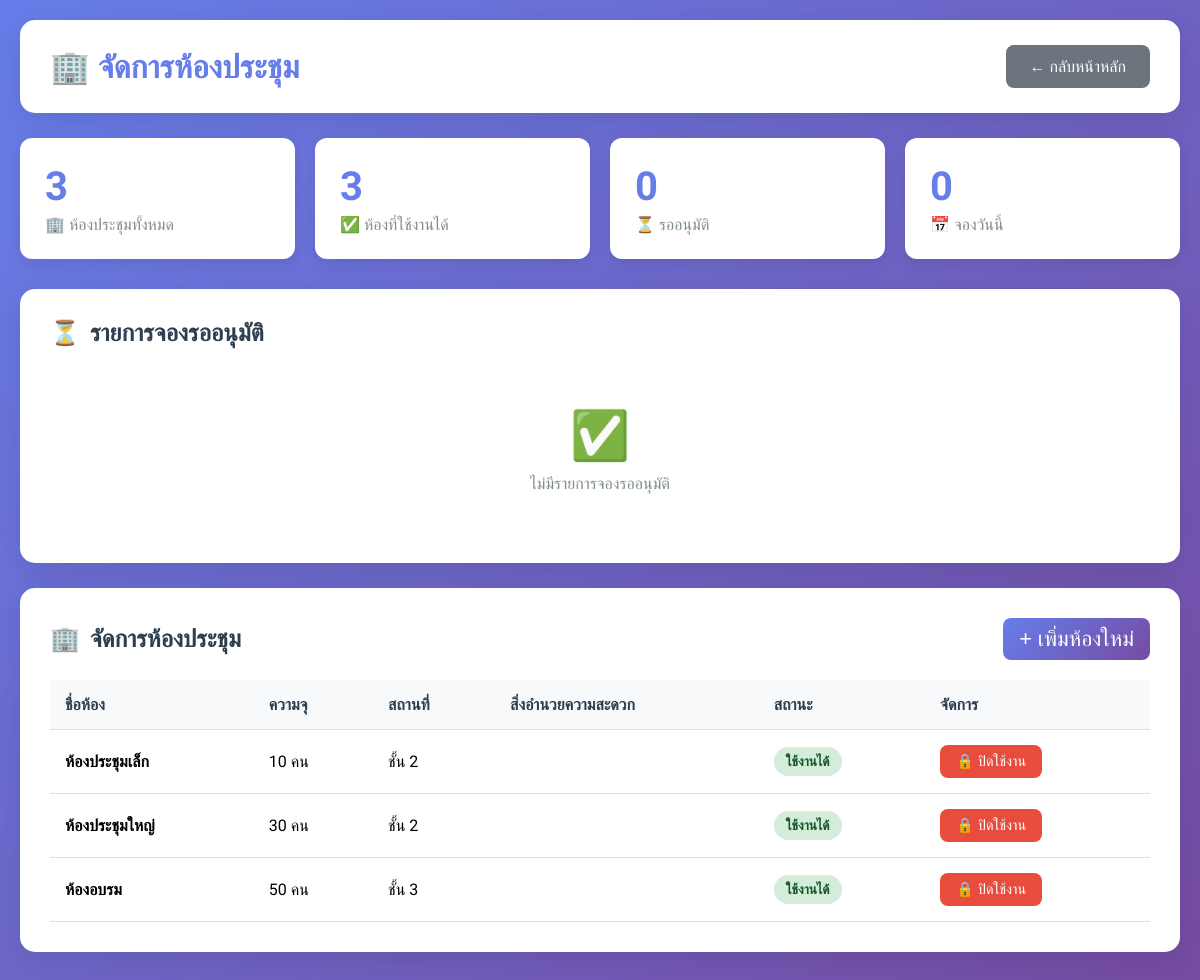
The app's page /admin/meeting-rooms.php (signed in) with its own data.
### tables this page shows
CREATE TABLE meeting_rooms (
        room_id INTEGER PRIMARY KEY AUTOINCREMENT,
        room_name TEXT NOT NULL,
        capacity INTEGER,
        location TEXT,
        amenities TEXT,
        is_active INTEGER DEFAULT 1,
        created_at DATETIME DEFAULT CURRENT_TIMESTAMP
    );

### admin/meeting-rooms.php (the view, shortened to what this page needs)
<?php
$db = getDb();
$rooms = $db->query("SELECT * FROM meeting_rooms ORDER BY room_name");
$stats = [
    'total_rooms' => $db->querySingle("SELECT COUNT(*) FROM meeting_rooms"),
    'active_rooms' => $db->querySingle("SELECT COUNT(*) FROM meeting_rooms WHERE is_active = 1"),
    'pending_bookings' => $db->querySingle("SELECT COUNT(*) FROM bookings WHERE status = 'pending'"),
    'approved_today' => $db->querySingle("SELECT COUNT(*) FROM bookings WHERE status = 'approved' AND booking_date = date('now')")
];
?>
<!DOCTYPE html>
<html lang="th">
<head>
</head>
<body>
    <div class="container">
        <div class="header">
            <h1>🏢 จัดการห้องประชุม</h1>
            <div>
                <a href="dashboard.php" class="btn btn-secondary">← กลับหน้าหลัก</a>
            </div>
        </div>
        <div class="stats-grid">
            <div class="stat-card">
                <div class="stat-value"><?php echo $stats['total_rooms']; ?></div>
                <div class="stat-label">🏢 ห้องประชุมทั้งหมด</div>
            </div>
            <div class="stat-card">
                <div class="stat-value"><?php echo $stats['active_rooms']; ?></div>
                <div class="stat-label">✅ ห้องที่ใช้งานได้</div>
            </div>
            <div class="stat-card">
                <div class="stat-value"><?php echo $stats['pending_bookings']; ?></div>
                <div class="stat-label">⏳ รออนุมัติ</div>
            </div>
            <div class="stat-card">
                <div class="stat-value"><?php echo $stats['approved_today']; ?></div>
                <div class="stat-label">📅 จองวันนี้</div>
            </div>
        </div>
        <div class="section">
            <div class="section-title">
                <span>⏳</span>
                <span>รายการจองรออนุมัติ</span>
            </div>
            <?php
            $pending_array = [];
            ?>
            <?php if (count($pending_array) > 0): ?>
                <table>
                    <thead>
                        <tr>
                            <th>ผู้จอง</th>
                            <th>ห้อง</th>
                            <th>วันที่</th>
                            <th>เวลา</th>
                            <th>จำนวนคน</th>
                            <th>วัตถุประสงค์</th>
                            <th>จัดการ</th>
                        </tr>
                    </thead>
                    <tbody>
                        <?php foreach ($pending_array as $booking): ?>
                            <tr>
                                <td><?php echo htmlspecialchars($booking['user_name']); ?></td>
                                <td><strong><?php echo htmlspecialchars($booking['room_name']); ?></strong></td>
                                <td><?php echo date('d/m/Y', strtotime($booking['booking_date'])); ?></td>
                                <td><?php echo substr($booking['start_time'], 0, 5); ?> - <?php echo substr($booking['end_time'], 0, 5); ?></td>
                                <td><?php echo $booking['num_attendees']; ?> คน</td>
                                <td style="max-width: 200px; overflow: hidden; text-overflow: ellipsis;"><?php echo htmlspecialchars($booking['purpose']); ?></td>
                                <td>
                                    <form method="POST" style="display: inline;">
                                        <input type="hidden" name="action" value="approve_booking">
                                        <input type="hidden" name="booking_id" value="<?php echo $booking['booking_id']; ?>">
                                        <button type="submit" class="btn btn-success btn-sm">✅ อนุมัติ</button>
                                    </form>
                                    <form method="POST" style="display: inline;">
                                        <input type="hidden" name="action" value="reject_booking">
                                        <input type="hidden" name="booking_id" value="<?php echo $booking['booking_id']; ?>">
                                        <button type="submit" class="btn btn-danger btn-sm"
                                                onclick="return confirm('ต้องการไม่อนุมัติการจองนี้ใช่หรือไม่?')">🚫 ไม่อนุมัติ</button>
                                    </form>
                                </td>
                            </tr>
                        <?php endforeach; ?>
                    </tbody>
                </table>
            <?php else: ?>
                <div class="empty-state">
                    <div style="font-size: 3em; margin-bottom: 10px;">✅</div>
                    <p>ไม่มีรายการจองรออนุมัติ</p>
                </div>
            <?php endif; ?>
        </div>
        <div class="section">
            <div class="section-title">
                <span>🏢</span>
                <span>จัดการห้องประชุม</span>
                <button class="btn btn-primary btn-sm" onclick="openAddRoomModal()" style="margin-left: auto;">+ เพิ่มห้องใหม่</button>
            </div>
            <table>
                <thead>
                    <tr>
                        <th>ชื่อห้อง</th>
                        <th>ความจุ</th>
                        <th>สถานที่</th>
                        <th>สิ่งอำนวยความสะดวก</th>
                        <th>สถานะ</th>
                        <th>จัดการ</th>
                    </tr>
                </thead>
                <tbody>
                    <?php while ($room = $rooms->fetchArray(SQLITE3_ASSOC)): ?>
                        <tr>
                            <td><strong><?php echo htmlspecialchars($room['room_name']); ?></strong></td>
                            <td><?php echo $room['capacity']; ?> คน</td>
                            <td><?php echo htmlspecialchars($room['location']); ?></td>
                            <td style="max-width: 250px; overflow: hidden; text-overflow: ellipsis;">
                            </td>
                            <td>
                                <?php if ($room['is_active']): ?>
                                    <span class="badge badge-active">ใช้งานได้</span>
                                <?php else: ?>
                                    <span class="badge badge-inactive">ปิดใช้งาน</span>
                                <?php endif; ?>
                            </td>
                            <td>
                                <form method="POST" style="display: inline;">
                                    <button type="submit" class="btn btn-sm <?php echo $room['is_active'] ? 'btn-danger' : 'btn-success'; ?>">
                                        <?php echo $room['is_active'] ? '🔒 ปิดใช้งาน' : '✅ เปิดใช้งาน'; ?>
                                    </button>
                                </form>
                            </td>
                        </tr>
                    <?php endwhile; ?>
                </tbody>
            </table>
        </div>
    </div>
</body>
</html>

### admin/meeting-rooms.php (style rules this page uses)
* { margin: 0; padding: 0; box-sizing: border-box; }
body { font-family: 'Sarabun', sans-serif; background: linear-gradient(135deg, #667eea 0%, #764ba2 100%); min-height: 100vh; padding: 20px; }
.container { max-width: 1400px; margin: 0 auto; }
.header { background: white; padding: 25px 30px; border-radius: 15px; box-shadow: 0 8px 32px rgba(0,0,0,0.1); margin-bottom: 25px; display: flex; justify-content: space-between; align-items: center; }
.header h1 { color: #667eea; font-size: 2em; font-weight: 700; }
.btn { padding: 12px 24px; border: none; border-radius: 8px; font-size: 1em; font-weight: 500; cursor: pointer; transition: all 0.3s ease; text-decoration: none; display: inline-block; }
.btn-secondary { background: #6c757d; color: white; }
.btn-primary { background: linear-gradient(135deg, #667eea 0%, #764ba2 100%); color: white; }
.btn-danger { background: #e74c3c; color: white; }
.btn-sm { padding: 8px 16px; font-size: 0.9em; }
.stats-grid { display: grid; grid-template-columns: repeat(auto-fit, minmax(250px, 1fr)); gap: 20px; margin-bottom: 30px; }
.stat-card { background: white; padding: 25px; border-radius: 12px; box-shadow: 0 4px 16px rgba(0,0,0,0.1); }
.stat-value { font-size: 2.5em; font-weight: 700; color: #667eea; margin-bottom: 5px; }
.stat-label { color: #7f8c8d; font-size: 1em; }
.section { background: white; padding: 30px; border-radius: 15px; box-shadow: 0 8px 32px rgba(0,0,0,0.1); margin-bottom: 25px; }
.section-title { font-size: 1.5em; font-weight: 700; color: #2c3e50; margin-bottom: 20px; display: flex; align-items: center; gap: 10px; }
table { width: 100%; border-collapse: collapse; }
th, td { padding: 15px; text-align: left; border-bottom: 1px solid #e0e0e0; }
th { background: #f8f9fa; font-weight: 600; color: #2c3e50; }
.badge { padding: 6px 12px; border-radius: 20px; font-size: 0.85em; font-weight: 600; display: inline-block; }
.badge-active { background: #d4edda; color: #155724; }
.empty-state { text-align: center; padding: 40px 20px; color: #7f8c8d; }

### records on screen
meeting_rooms: room_name "ห้องประชุมเล็ก", capacity "10", location "ชั้น 2", is_active "ใช้งานได้"
meeting_rooms: room_name "ห้องประชุมใหญ่", capacity "30", location "ชั้น 2", is_active "ใช้งานได้"
meeting_rooms: room_name "ห้องอบรม", capacity "50", location "ชั้น 3", is_active "ใช้งานได้"

### other values on screen
$stats['total_rooms'] "3"
$stats['active_rooms'] "3"
$stats['pending_bookings'] "0"
$stats['approved_today'] "0"
